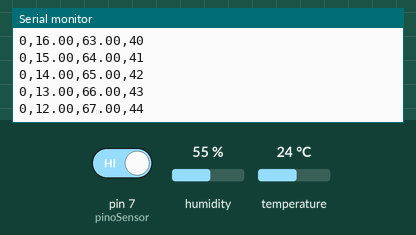
The sketch below on a simulated Arduino Uno, built with avr-gcc and run on an emulated ATmega328P. Parts: the last lines printed to the serial monitor. Inputs (shaded band) come from the test bench; at power-on: humidity 55 %, pin 7 (pinoSensor) HIGH, temperature 24 °C.

Above: at 11.7 s.
11.8 s: humidity set to 22 %
At 12.5 s:
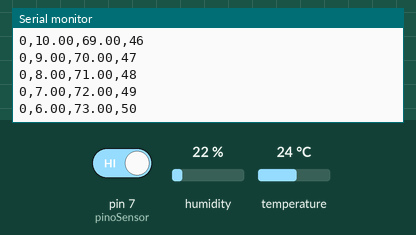
22.6 s: pin 7 (pinoSensor) driven LOW
33.4 s: temperature set to 12 °C
At 34.3 s:
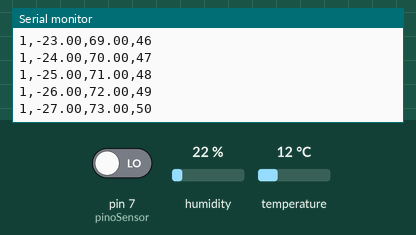
44.2 s: pin 7 (pinoSensor) driven HIGH
55.0 s: humidity set to 40 %
At 56.2 s:
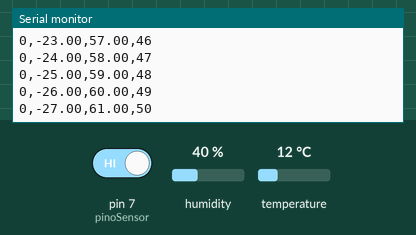
Timing chart, 0 to 58.0 s (numbered marks = the images above; inputs shaded):
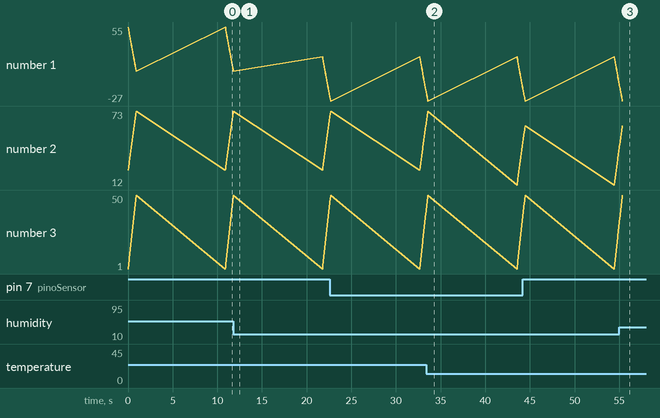

The sketch:

SketchWindasSensorWithMINMAX.ino
```cpp
#include "DHT.h"        // Biblioteca DHT11
#define dht_type DHT11  //Definir tipo DHT11

int dht_pin = A0;                    // Definir Pino Analogico 0 para sensor DHT
DHT dht_1 = DHT(dht_pin, dht_type);  // Declarar tipo do dht
int pinoSensor = 7;     // Definir Pino Digital do sensor XXXX

void setup() {
  pinMode(pinoSensor, INPUT);  //Iniciar entrada do Pino do sensor XXXX
  Serial.begin(9600);
  dht_1.begin();
}

void loop() {
  float umidade = dht_1.readHumidity();         // Define variavel Umidade com valor Float da biblioteca DHT
  float temperatura = dht_1.readTemperature();  // Define variavel Temperatura com valor Float da biblioteca DHT
  int fksensor = 1;

  int chave;

  if (digitalRead(pinoSensor) == LOW) {  // Se o sensor detectar algo.
    chave = 1;                // separa os valores no monitor serial
  } else {                               // Se sensor estiver livre.
    chave = 0;                 // separa os valores no monitor serial
  }

  if (isnan(temperatura) or isnan(umidade)) {  // Se houver algum erro e não devolver os dados em numeros exibe a mensagem:
    Serial.println("Erro ao ler");             // ERRO AO LER
  } else {
    for (int i = 0; i < 50; i++) {
    Serial.print(chave);  // imprime no monitor Serial Valor da Umidade
    Serial.print(",");
    Serial.print(umidade - i);  // ajusta o valor da umidade
    Serial.print(",");
    Serial.print(temperatura + i);  // ajusta o valor da temperatura
    Serial.print(",");
    Serial.println(fksensor + i);  // ajusta o valor do fksensor
}
  }

  delay(10000);  // Tempo para consultar os dados novamente
}
```

Measured:
- plotted number 1: 7 → -22 after the input at 11.8 s
